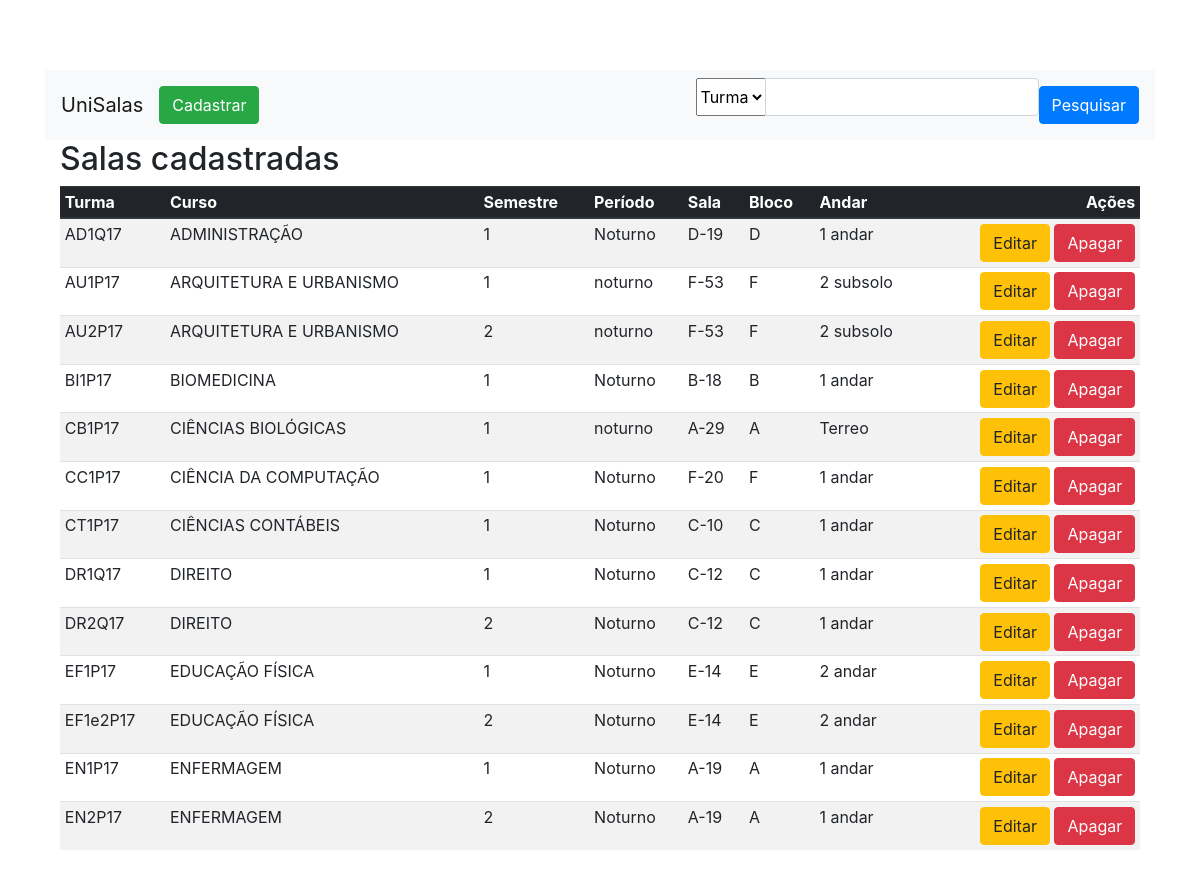
Screenshot of /index.php (signed in) with the database file from the repository.
### tables this page shows
CREATE TABLE `cursos` (
  `id` bigint(20) UNSIGNED NOT NULL,
  `curso` varchar(255) NOT NULL,
  `turma` varchar(255) NOT NULL,
  `sala` varchar(255) NOT NULL,
  `bloco` varchar(255) NOT NULL,
  `andar` varchar(255) NOT NULL,
  `semestre` int(11) NOT NULL,
  `periodo` varchar(255) NOT NULL,
  `created_at` timestamp NULL DEFAULT NULL,
  `updated_at` timestamp NULL DEFAULT NULL
);

### index.php (the view, shortened to what this page needs)
<html lang="en">
<head>
    <?php
    require_once('db/conexao.php');
    if (isset($_GET['page'])) {
        $page_num = filter_var($_GET['page'], FILTER_VALIDATE_INT, [
            'options' => [
                'default' => 1,
                'min_range' => 1
            ]
        ]);
    } else {
        $page_num = 1;
    }
    $page_limit = 150;
    $page_offset = $page_limit * ($page_num - 1);
    if (isset($_GET['type']) && isset($_GET['search'])) {
        $type = $_GET['type'];
        $search = $_GET['search'];
        $sql = "SELECT * FROM cursos WHERE $type = '$search' LIMIT $page_limit offset $page_offset";
    } else {
        $sql = "SELECT * FROM cursos LIMIT $page_limit offset $page_offset";
    }
    $result = $connection->query($sql);
    ?>
    <link rel="stylesheet" href="./PIM/assests/style.css" />
    <link rel="stylesheet" href="https://maxcdn.bootstrapcdn.com/bootstrap/4.0.0/css/bootstrap.min.css">
</head>
<body>
    <div class="container">
        <div class="row">
            <div class="col-md-12">
                <nav class="navbar navbar-expand-lg navbar-light bg-light">
                    <a class="navbar-brand" href="index.php">UniSalas</a>
                    <div class="collapse navbar-collapse" id="navbarSupportedContent">
                        <ul class="navbar-nav mr-auto">
                            <li class="nav-item active">
                                <a class="btn btn-success " href="newcourse.php">Cadastrar</a>
                            </li>
                        </ul>
                        <form class="form-inline my-2 my-lg-0">
                            <div class="input-group mb-3">
                                <div class="input-group-prepend">
                                    <select name="type" id="">
                                        <option value="turma">
                                            Turma
                                        </option>
                                    </select>
                                </div>
                                <input name="search" value="<?= isset($search) ? $search : ""; ?>" type="text" class="form-control" aria-label="Text input with dropdown button">
                            </div>
                            <button class="btn btn-primary" type="submit">Pesquisar</button>
                        </form>
                    </div>
                </nav>
            </div>
        </div>
        <div class="container theme-showcase" role="main">
            <div class="page-header">
                <h2>Salas cadastradas</h2>
            </div>
            <table class="table table-sm table-responsive-md table-striped">
                <thead class="thead-dark">
                    <tr>
                        <th>Turma</th>
                        <th>Curso</th>
                        <th>Semestre</th>
                        <th>Período</th>
                        <th>Sala</th>
                        <th>Bloco</th>
                        <th>Andar</th>
                        <th class="text-right">Ações</th>
                    </tr>
                </thead>
                <tbody>
                    <?php foreach ($result as $sala) { ?>
                        <div id="<?= 'sala-' . $sala['id'] ?>" class="row">
                            <tr>
                                <td><?php echo $sala['turma'] ?> </td>
                                <td><?php echo $sala['curso'] ?> </td>
                                <td><?php echo $sala['semestre'] ?> </td>
                                <td><?php echo $sala['periodo'] ?> </td>
                                <td><?php echo $sala['sala'] ?> </td>
                                <td><?php echo $sala['bloco'] ?> </td>
                                <td><?php echo $sala['andar'] ?> </td>
                                <td class="text-right">
                                    <button type="button" class="btn btn-xs btn-warning" onclick="editRoom(`${<?= $sala['id'] ?>}`)">Editar</button>
                                    <button type="button" class="btn btn-xs btn-danger" onclick="deleteRoom(`${<?= $sala['id'] ?>}`)">Apagar</button>
                                </td>
                            </tr>
                        </div>
                    <?php } ?>
                </tbody>
            </table>
        </div>
</body>
</html>

### assests/style.css (style rules this page uses)
body { padding-top: 70px; padding-bottom: 30px; }

### rows the page displays
cursos: turma "AD1Q17", curso "ADMINISTRAÇÃO", semestre "1", periodo "Noturno", sala "D-19", bloco "D", andar "1 andar"
cursos: turma "AU1P17", curso "ARQUITETURA E URBANISMO", semestre "1", periodo "noturno", sala "F-53", bloco "F", andar "2 subsolo"
cursos: turma "AU2P17", curso "ARQUITETURA E URBANISMO", semestre "2", periodo "noturno", sala "F-53", bloco "F", andar "2 subsolo"
cursos: turma "BI1P17", curso "BIOMEDICINA", semestre "1", periodo "Noturno", sala "B-18", bloco "B", andar "1 andar"
cursos: turma "CB1P17", curso "CIÊNCIAS BIOLÓGICAS", semestre "1", periodo "noturno", sala "A-29", bloco "A", andar "Terreo"
cursos: turma "CC1P17", curso "CIÊNCIA DA COMPUTAÇÃO", semestre "1", periodo "Noturno", sala "F-20", bloco "F", andar "1 andar"
cursos: turma "CT1P17", curso "CIÊNCIAS CONTÁBEIS", semestre "1", periodo "Noturno", sala "C-10", bloco "C", andar "1 andar"
cursos: turma "DR1Q17", curso "DIREITO", semestre "1", periodo "Noturno", sala "C-12", bloco "C", andar "1 andar"
cursos: turma "DR2Q17", curso "DIREITO", semestre "2", periodo "Noturno", sala "C-12", bloco "C", andar "1 andar"
cursos: turma "EF1P17", curso "EDUCAÇÃO FÍSICA", semestre "1", periodo "Noturno", sala "E-14", bloco "E", andar "2 andar"
cursos: turma "EF1e2P17", curso "EDUCAÇÃO FÍSICA", semestre "2", periodo "Noturno", sala "E-14", bloco "E", andar "2 andar"
cursos: turma "EN1P17", curso "ENFERMAGEM", semestre "1", periodo "Noturno", sala "A-19", bloco "A", andar "1 andar"
cursos: turma "EN2P17", curso "ENFERMAGEM", semestre "2", periodo "Noturno", sala "A-19", bloco "A", andar "1 andar"
